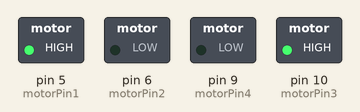
A sketch run on a simulated Arduino Uno, built with avr-gcc and run on an emulated ATmega328P. On the bench: switched loads named in the sketch (green lamp = pin HIGH).

Above: at 0.1 s.
Timing chart, 0 to 1.6 s (numbered marks = the images above):
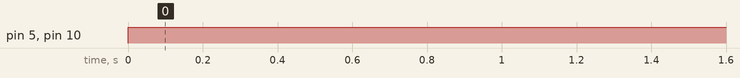

The sketch:

worksheet_8.ino
```cpp
const int motorPin1 = 5;
const int motorPin2 = 6;
const int motorPin3 = 10;
const int motorPin4 = 9;

void setup()
{

    pinMode(motorPin1, OUTPUT);
    pinMode(motorPin2, OUTPUT);
    pinMode(motorPin3, OUTPUT);
    pinMode(motorPin4, OUTPUT);
}

void loop()
{
    digitalWrite(motorPin1, HIGH);
    digitalWrite(motorPin2, LOW);
    digitalWrite(motorPin3, HIGH);
    digitalWrite(motorPin4, LOW);
}
```

Measured:
- by itself, pin 5 (motorPin1), pin 10 (motorPin3): LOW → HIGH at 0.00 s
